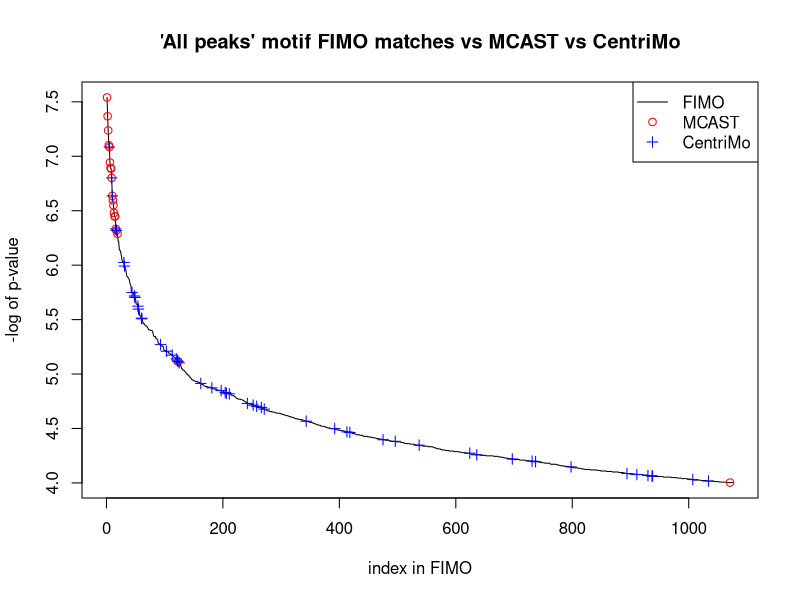
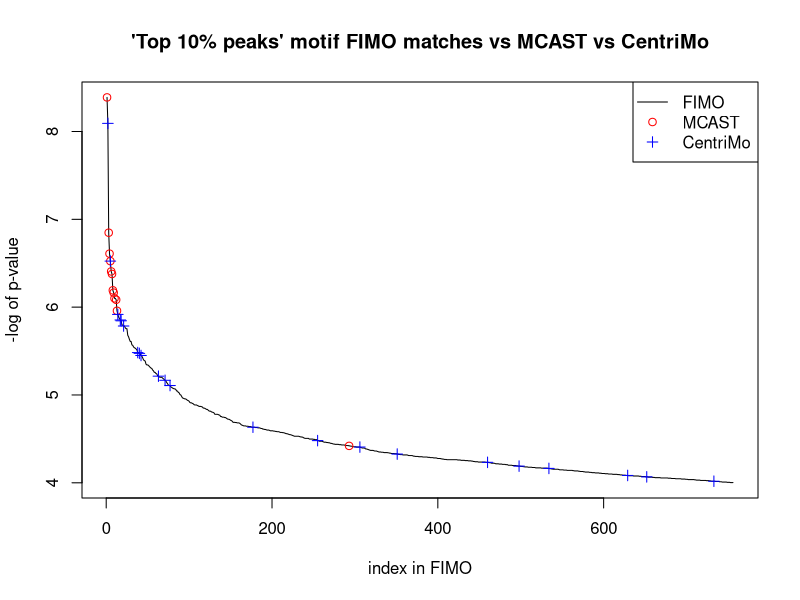
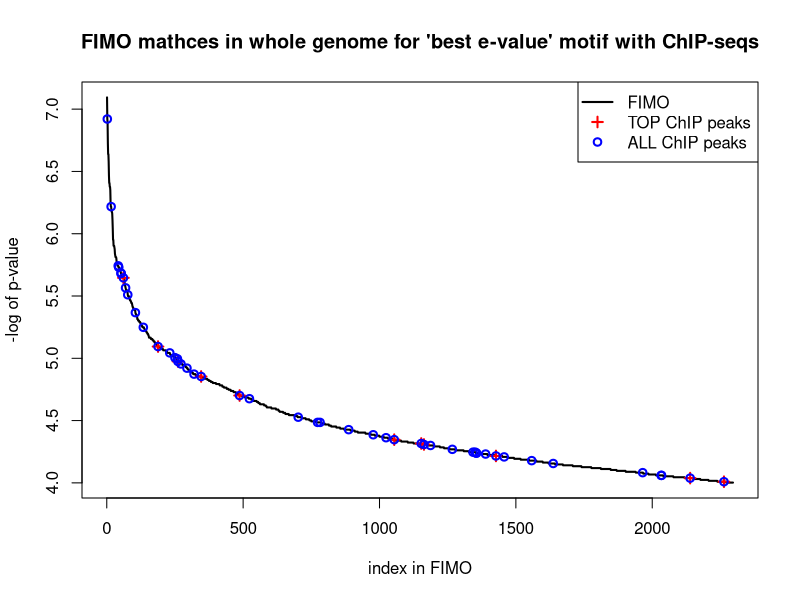
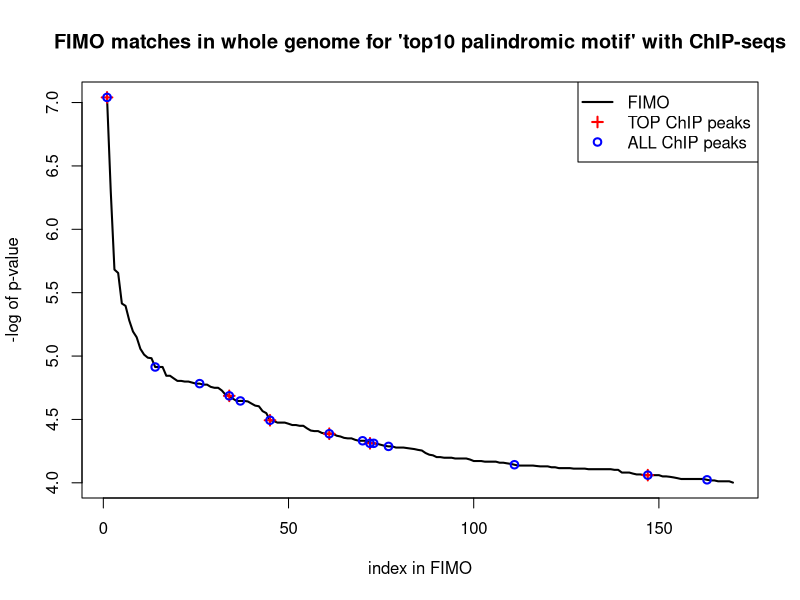

These figures' R source, in order:
## ---- chunk 1
knitr::opts_chunk$set(echo = TRUE)
## ---- chunk 2
# all peak analysis
fimo <- read.csv('2016-11-18/all_peaks/fimo.txt', sep='\t')
fimo$logs <- -log10(fimo$p.value)
# add matches from MCAST
mcast <- read.csv('2016-11-18/all_peaks/mcast.txt', sep='\t')

fimo$mcast <- match(fimo$start,mcast$start)
fimo$mcast[!is.na(fimo$mcast)] <- fimo$logs[!is.na(fimo$mcast)]
# add matches from Centrimo
centrimo <- read.csv('2016-11-18/all_peaks/centrimo.txt')

fimo$centrimo_full_match <- c(NA)
totMathes <- 0
rangeExtantion <- 100
for (count1 in 1:length(centrimo$Centrimo_Reg_Matches)) {
  for (count2 in 1:length(fimo$logs)) {
    if (centrimo$Centrimo_Reg_Matches[count1] >= (fimo$start[count2] - rangeExtantion)
        && centrimo$Centrimo_Reg_Matches[count1] <= (fimo$stop[count2] + rangeExtantion)){
      fimo$centrimo_full_match[count2] = fimo$logs[count2]
      
      totMathes = totMathes + 1
      break;
    }
  }

}
cat(totMathes, "CentriMo regions in all FIMO out of", length(centrimo$Centrimo_Reg_Matches), 
    "with", rangeExtantion ,"range extention value")
#plot all results
plot(fimo$logs, type = 'l', main="'All peaks' motif FIMO matches vs MCAST vs CentriMo", 
     ylab = "-log of p-value", xlab = "index in FIMO")
points(fimo$mcast, col='red')
points(fimo$centrimo_full_match, col='blue',pch=3)
legend(x='topright',legend = c('FIMO','MCAST','CentriMo'), lty=c(1,0,0),pch = c(NA,1,3), col=c('black','red','blue'))

## ---- chunk 3
# all peak analysis
fimo <- read.csv('2016-11-18/top_10/fimo.txt', sep='\t')
fimo$logs <- -log10(fimo$p.value)
# add matches from MCAST
mcast <- read.csv('2016-11-18/top_10/mcast.txt', sep='\t')

fimo$mcast <- match(fimo$start,mcast$start)
fimo$mcast[!is.na(fimo$mcast)] <- fimo$logs[!is.na(fimo$mcast)]
# add matches from Centrimo
centrimo <- read.csv('2016-11-18/top_10/centrimo.txt')

fimo$centrimo_full_match <- c(NA)
totMathes <- 0
rangeExtantion <- 100
for (count1 in 1:length(centrimo$Centrimo_Reg_Matches)) {
  for (count2 in 1:length(fimo$logs)) {
    if (centrimo$Centrimo_Reg_Matches[count1] >= (fimo$start[count2] - rangeExtantion)
        && centrimo$Centrimo_Reg_Matches[count1] <= (fimo$stop[count2] + rangeExtantion)){
      fimo$centrimo_full_match[count2] = fimo$logs[count2]
      
      totMathes = totMathes + 1
      break;
    }
  }

}
cat(totMathes, "CentriMo regions in all FIMO out of", length(centrimo$Centrimo_Reg_Matches), 
    "with", rangeExtantion ,"range extention value")
#plot all results
plot(fimo$logs, type = 'l', main="'Top 10% peaks' motif FIMO matches vs MCAST vs CentriMo", 
     ylab = "-log of p-value", xlab = "index in FIMO")
points(fimo$mcast, col='red')
points(fimo$centrimo_full_match, col='blue',pch=3)
legend(x='topright',legend = c('FIMO','MCAST','CentriMo'), lty=c(1,0,0),pch = c(NA,1,3), col=c('black','red','blue'))

## ---- chunk 4

# all peak analysis
fimo <- read.csv('2016-12-05/all/fimo.txt', sep='\t')
fimo$logs <- -log10(fimo$p.value)
# add matches from MCAST

# add ranges from all chip
chip_all <- read.csv('2016-12-05/all_ranges.txt', header = FALSE)

# add ranges from top chip
chip_top <- read.csv('2016-12-05/top_ranges.txt', header = FALSE)

fimo$all_match <- c(NA)
fimo$top_match <- c(NA)
allMatches <- 0

rangeExtantion <- 100 # half and +25 of 100, which was the range of MEME re-discovery
for (count1 in 1:length(chip_all$V1)) {
  for (count2 in 1:length(fimo$logs)) {
    if (chip_all$V1[count1] >= (fimo$start[count2] - rangeExtantion)
        && chip_all$V1[count1] <= (fimo$stop[count2] + rangeExtantion)){
      fimo$all_match[count2] = fimo$logs[count2]
      
      allMatches = allMatches + 1
      break;
    }
  }
  
}

topMatches <- 0
for (count1 in 1:length(chip_top$V1)) {
  for (count2 in 1:length(fimo$logs)) {
    if (chip_top$V1[count1] >= (fimo$start[count2] - rangeExtantion)
        && chip_top$V1[count1] <= (fimo$stop[count2] + rangeExtantion)){
      fimo$top_match[count2] = fimo$logs[count2]
      
      topMatches = topMatches + 1
      break;
    }
  }
  
}

#plot all results
plot(fimo$logs, type = 'l', main="FIMO mathces in whole genome for 'best e-value' motif with ChIP-seqs", 
     ylab = "-log of p-value", xlab = "index in FIMO", lwd=2)
points(fimo$top_match, col='red', pch=3, lwd=2)
points(fimo$all_match, col='blue', lwd=2)
legend(x='topright',legend = c('FIMO','TOP ChIP peaks','ALL ChIP peaks'), lty=c(1,0,0),pch = c(NA,3,1), col=c('black','red','blue'), lwd=c(2,2,2))

# text output
cat(topMatches, " out of " , length(chip_top$V1), " TOP ChIP regions matched with FIMO\n", sep = '')
cat(allMatches, " out of " , length(chip_all$V1), " ALL ChIP regions matched with FIMO", sep ='')
## ---- chunk 5

# all peak analysis
fimo <- read.csv('2016-12-05/top_pal/fimo.txt', sep='\t')
#View(fimo)

# palindrom correction
fimo <- fimo[-(seq(2,to=nrow(fimo),by=2)),]

fimo$logs <- -log10(fimo$p.value)
# add matches from MCAST

# add ranges from all chip
chip_all <- read.csv('2016-12-05/all_ranges.txt', header = FALSE)

# add ranges from top chip
chip_top <- read.csv('2016-12-05/top_ranges.txt', header = FALSE)

fimo$all_match <- c(NA)
fimo$top_match <- c(NA)
allMatches <- 0

rangeExtantion <- 100 # half and +25 of 100, which was the range of MEME re-discovery
for (count1 in 1:length(chip_all$V1)) {
  for (count2 in 1:length(fimo$logs)) {
    if (chip_all$V1[count1] >= (fimo$start[count2] - rangeExtantion)
        && chip_all$V1[count1] <= (fimo$stop[count2] + rangeExtantion)){
      fimo$all_match[count2] = fimo$logs[count2]
      
      allMatches = allMatches + 1
      break;
    }
  }
  
}

topMatches <- 0
for (count1 in 1:length(chip_top$V1)) {
  for (count2 in 1:length(fimo$logs)) {
    if (chip_top$V1[count1] >= (fimo$start[count2] - rangeExtantion)
        && chip_top$V1[count1] <= (fimo$stop[count2] + rangeExtantion)){
      fimo$top_match[count2] = fimo$logs[count2]
      
      topMatches = topMatches + 1
      break;
    }
  }
  
}

#plot all results
plot(fimo$logs, type = 'l', main="FIMO matches in whole genome for 'top10 palindromic motif' with ChIP-seqs", 
     ylab = "-log of p-value", xlab = "index in FIMO", lwd=2)
points(fimo$top_match, col='red', pch=3, lwd=2)
points(fimo$all_match, col='blue', lwd= 2)
legend(x='topright',legend = c('FIMO','TOP ChIP peaks','ALL ChIP peaks'), lty=c(1,0,0),pch = c(NA,3,1), col=c('black','red','blue'), lwd=c(2,2,2))

# text output
cat(topMatches, " out of " , length(chip_top$V1), " TOP ChIP regions matched with FIMO\n", sep = '')
cat(allMatches, " out of " , length(chip_all$V1), " ALL ChIP regions matched with FIMO", sep ='')
## ---- chunk 6
trans <- read.csv('2016-12-16/best_discrim_motif_counts.txt', sep='\t')
#str(trans)
#View(trans)

#get overall differance
trans$closest_match <- factor(trans$closest_match)

#split of ove and under expressed
#(-) indicates a decrease in expression of the gene in a whiH mutant compared to the wild-type; 
#(+) indicates an increase in expression of the gene in a whiH mutant compared to the wild-type.

#adding significant differences in transcriptomics +5% and -5% for each hour
signiff <- 0.05
times <- c ('8h', '10h', '12h', '14h', '16h', '18h', '20h')
outPut <- matrix(NA,nrow = 2, ncol = length(times))
outPutGrath <- matrix(NA,nrow = 8, ncol = length(times))
colnames(outPut) <- times
colnames(outPutGrath) <- times
rownames(outPut) <- c('OverExp. p-val.', 'UnderExp. p-val.')
rownames(outPutGrath) <- c('Sig. OverExp. Non-Motif', 'Sig. OverExp. Motif','Non-Sig. OverExp. Non-Motif', 'Non-Sig. OverExp. Motif', 
                           'Sig. UnderExp. Non-Motif','Sig. UnderExp. Motif', 'Non-Sig. UnderExp. Non-Motif','Non-Sig. UnderExp. Motif')
outPut <- as.data.frame(outPut)

#loop to goo through each time to get signifinace of motiff
col = 0
for (curentH in times) {
  col <- col + 1
  varName <- paste('affyLog_', curentH, sep='')
  trans.cur.over <- subset(trans, trans[[varName]] > 0)
  trans.cur.under <- subset(trans, trans[[varName]] < 0)
  trans.cur.over$sig <- ifelse(trans.cur.over[[varName]] >= quantile(trans.cur.over[[varName]],1 - signiff), 'S', 'N')
  trans.cur.under$sig <- ifelse(trans.cur.under[[varName]] <= quantile(trans.cur.under[[varName]],signiff), 'S', 'N')
  trans.cur.over$sig <- factor(trans.cur.over$sig)
  trans.cur.under$sig <- factor(trans.cur.under$sig)
  
  #View(trans.cur.over)
  #str(trans.cur.over)
  counts.over <- table(trans.cur.over$closest_match,trans.cur.over$sig)
  counts.under <- table(trans.cur.under$closest_match,trans.cur.under$sig)
  #plot(trans.8h.over$affyLog_8h~trans.8h.over$closest_match)
  
  #tests FIsher because can be lower than 4
  
  test.over <- fisher.test(counts.over, alternative = 'greater')
  test.under <- fisher.test(counts.under, alternative = 'greater')
  outPut[[curentH]][1] <- test.over$p.value
  outPut[[curentH]][2] <- test.under$p.value
  
  #for graph
  outPutGrath[1, col] <- counts.over[1,2]
  outPutGrath[2, col] <- counts.over[2,2]
  outPutGrath[3, col] <- counts.over[1,1]
  outPutGrath[4, col] <- counts.over[2,1]
  outPutGrath[5, col] <- counts.under[1,2]
  outPutGrath[6, col] <- counts.under[2,2]
  outPutGrath[7, col] <- counts.under[1,1]
  outPutGrath[8, col] <- counts.under[2,1]
  
}
library(knitr)
kable(outPut, digits = 4, caption = 'Statistical significance')

kable(outPutGrath, caption ='Counts for genes')
## ---- chunk 7
trans <- read.csv('2016-12-16/top10_pal_motif_counts.txt', sep='\t')
#str(trans)
#View(trans)

#get overall differance
trans$closest_match <- factor(trans$closest_match)

#split of ove and under expressed
#(-) indicates a decrease in expression of the gene in a whiH mutant compared to the wild-type; 
#(+) indicates an increase in expression of the gene in a whiH mutant compared to the wild-type.

#adding significant differences in transcriptomics +5% and -5% for each hour
signiff <- 0.05
times <- c ('8h', '10h', '12h', '14h', '16h', '18h', '20h')
outPut <- matrix(NA,nrow = 2, ncol = length(times))
outPutGrath <- matrix(NA,nrow = 8, ncol = length(times))
colnames(outPut) <- times
colnames(outPutGrath) <- times
rownames(outPut) <- c('OverExp. p-val.', 'UnderExp. p-val.')
rownames(outPutGrath) <- c('Sig. OverExp. Non-Motif', 'Sig. OverExp. Motif','Non-Sig. OverExp. Non-Motif', 'Non-Sig. OverExp. Motif', 
                           'Sig. UnderExp. Non-Motif','Sig. UnderExp. Motif', 'Non-Sig. UnderExp. Non-Motif','Non-Sig. UnderExp. Motif')
outPut <- as.data.frame(outPut)

#loop to goo through each time to get signifinace of motiff
col = 0
for (curentH in times) {
  col <- col + 1
  varName <- paste('affyLog_', curentH, sep='')
  trans.cur.over <- subset(trans, trans[[varName]] > 0)
  trans.cur.under <- subset(trans, trans[[varName]] < 0)
  trans.cur.over$sig <- ifelse(trans.cur.over[[varName]] >= quantile(trans.cur.over[[varName]],1 - signiff), 'S', 'N')
  trans.cur.under$sig <- ifelse(trans.cur.under[[varName]] <= quantile(trans.cur.under[[varName]],signiff), 'S', 'N')
  trans.cur.over$sig <- factor(trans.cur.over$sig)
  trans.cur.under$sig <- factor(trans.cur.under$sig)
  
  #View(trans.cur.over)
  #str(trans.cur.over)
  counts.over <- table(trans.cur.over$closest_match,trans.cur.over$sig)
  counts.under <- table(trans.cur.under$closest_match,trans.cur.under$sig)
  #plot(trans.8h.over$affyLog_8h~trans.8h.over$closest_match)
  
  #tests FIsher because can be lower than 4
  
  test.over <- fisher.test(counts.over, alternative = 'greater')
  test.under <- fisher.test(counts.under, alternative = 'greater')
  outPut[[curentH]][1] <- test.over$p.value
  outPut[[curentH]][2] <- test.under$p.value
  
  #for graph
  outPutGrath[1, col] <- counts.over[1,2]
  outPutGrath[2, col] <- counts.over[2,2]
  outPutGrath[3, col] <- counts.over[1,1]
  outPutGrath[4, col] <- counts.over[2,1]
  outPutGrath[5, col] <- counts.under[1,2]
  outPutGrath[6, col] <- counts.under[2,2]
  outPutGrath[7, col] <- counts.under[1,1]
  outPutGrath[8, col] <- counts.under[2,1]
  
}

library(knitr)
kable(outPut, digits = 4, caption = 'Statistical significance')

kable(outPutGrath, caption = 'Counts for genes')
